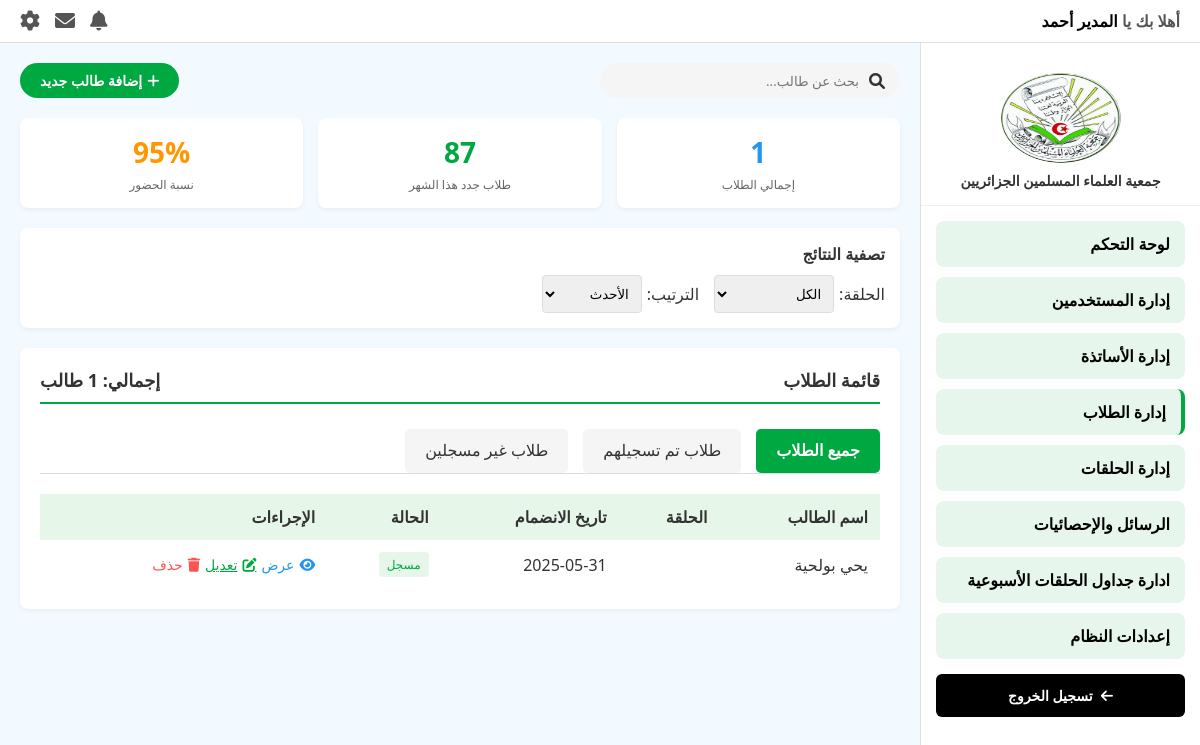
Screenshot of /admin/admin-students.php with the database file from the repository.
### tables this page shows
CREATE TABLE `users` (
  `id` int(11) UNSIGNED NOT NULL,
  `email` varchar(128) NOT NULL,
  `first_name` varchar(128) NOT NULL,
  `last_name` varchar(128) NOT NULL,
  `password` varchar(255) NOT NULL,
  `gender` enum('male','female') NOT NULL,
  `phone` varchar(20) DEFAULT NULL,
  `date_of_birth` date DEFAULT NULL,
  `place_of_birth` varchar(128) DEFAULT NULL,
  `address` text DEFAULT NULL,
  `academic_level` varchar(255) DEFAULT NULL,
  `user_type` enum('student','teacher','admin','super_admin') NOT NULL,
  `created_at` timestamp NOT NULL DEFAULT current_timestamp(),
  `updated_at` timestamp NOT NULL DEFAULT current_timestamp() ON UPDATE current_timestamp()
);

CREATE TABLE `students` (
  `id` int(11) UNSIGNED NOT NULL,
  `user_id` int(11) UNSIGNED NOT NULL,
  `student_code` varchar(20) NOT NULL,
  `parent_name` varchar(128) DEFAULT NULL,
  `notes` text DEFAULT NULL,
  `enrollment_date` date DEFAULT current_timestamp(),
  `registered` tinyint(1) NOT NULL
);

### admin/admin-students.php (the view, shortened to what this page needs)
<?php
require_once __DIR__ . '/template/header.php';
$user_type = "student";
$order = $_GET['order'] ?? 'newest';
$tab = $_GET['tab'] ?? 'all';
switch ($order) {
    case 'newest':
    default:
        $orderBy = 'id DESC';
        break;
}
$query = "SELECT u.* FROM users u
          INNER JOIN students s ON u.id = s.user_id
          WHERE u.user_type = ?";
$query .= " ORDER BY $orderBy";
$stmt = $db->prepare($query);
$stmt->execute([$user_type]);
$students = $stmt->fetchAll(PDO::FETCH_ASSOC);
?>
<link rel="stylesheet" href="CSS/admin-students.css">
<div class="content">
    <div class="search-bar">
        <div class="search-input">
            <i class="fas fa-search"></i>
            <input type="text" placeholder="بحث عن طالب...">
        </div>
        <button class="add-btn" id="openAddStudentModal">
            <i class="fas fa-plus"></i> إضافة طالب جديد
        </button>
    </div>
    <div class="stats-cards">
        <div class="stat-card">
            <div class="number blue"><?= count($students) ?></div>
            <div class="label">إجمالي الطلاب</div>
        </div>
        <div class="stat-card">
            <div class="number green">87</div>
            <div class="label">طلاب جدد هذا الشهر</div>
        </div>
        <div class="stat-card">
            <div class="number orange">95%</div>
            <div class="label">نسبة الحضور</div>
        </div>
    </div>
    <div class="filter-section">
        <div class="filter-title">تصفية النتائج</div>
        <div class="filter-options">
            <div class="filter-option">
                <label>الحلقة:</label>
                <select class="filter-select">
                    <option value="all">الكل</option>
                </select>
            </div>
            <div class="filter-option">
                <label>الترتيب:</label>
                <form method="get" id="orderForm">
                    <select class="filter-select" name="order" onchange="document.getElementById('orderForm').submit()">
                        <option value="newest" <?= (!isset($_GET['order']) || $_GET['order'] == 'newest') ? 'selected' : '' ?>>الأحدث</option>
                    </select>
                </form>
            </div>
        </div>
    </div>
    <div class="admin-section">
        <div class="section-title">
            قائمة الطلاب
            <span>إجمالي: <?= count($students) ?> طالب</span>
        </div>
        <div class="tabs">
            <a href="?tab=all<?= isset($_GET['order']) ? '&order=' . $_GET['order'] : '' ?>"
               class="tab <?= $tab === 'all' ? 'active' : '' ?>">جميع الطلاب</a>
            <a href="?tab=registered<?= isset($_GET['order']) ? '&order=' . $_GET['order'] : '' ?>"
               class="tab <?= $tab === 'registered' ? 'active' : '' ?>">طلاب تم تسجيلهم</a>
            <a href="?tab=unregistered<?= isset($_GET['order']) ? '&order=' . $_GET['order'] : '' ?>"
               class="tab <?= $tab === 'unregistered' ? 'active' : '' ?>">طلاب غير مسجلين</a>
        </div>
        <table class="admin-table">
            <thead>
                <tr>
                    <th>اسم الطالب</th>
                    <th>الحلقة</th>
                    <th>تاريخ الانضمام</th>
                    <th>الحالة</th>
                    <th>الإجراءات</th>
                </tr>
            </thead>
            <tbody>
                <?php foreach ($students as $student) {
                    $query = $db->prepare("SELECT * FROM students WHERE user_id = ?");
                    $query->execute([$student['id']]);
                    $data = $query->fetchAll(PDO::FETCH_ASSOC);
                    $bgColor = match ($data[0]['registered']) {
                        1 => 'status-active',
                        0 => 'status-inactive'
                    };
                ?>
                    <tr>
                        <td><?= $student['first_name'] . " " . $student['last_name'] ?></td>
                        <td><?= $group[0]['group_name'] ?? "" ?></td>
                        <td><?= $data[0]['enrollment_date'] ?></td>
                        <td><span class="status <?= $bgColor ?>"><?= $data[0]['registered'] == 1 ? "مسجل" : "غير مسجل" ?></span></td>
                        <td>
                            <div class="action-buttons">
                                <button class="action-button view"><i class="fas fa-eye"></i> عرض</button>
                                <a href="edit-user.php?id=<?= $student['id'] ?>" class="action-button edit-user">
                                    <i class="fas fa-edit"></i> تعديل
                                </a>
                                <form action="<?= htmlspecialchars($_SERVER['PHP_SELF']) ?>" method="POST" style="display: inline;">
                                    <button class="action-button delete" type="submit" onclick="return confirm('هل أنت متأكد من حذف هذا المستخدم؟')">
                                        <i class="fas fa-trash"></i> حذف
                                    </button>
                                </form>
                            </div>
                        </td>
                    </tr>
                <?php } ?>
            </tbody>
        </table>
    </div>
</div>
</div>
</body>
</html>

### admin/CSS/admin-students.css (style rules this page uses)
* { margin: 0; padding: 0; box-sizing: border-box; font-family: 'Segoe UI', Arial, sans-serif; }
body { background-color: #F2F9FF; color: #333; }
.content { flex: 1; padding: 20px; }
.search-bar { display: flex; justify-content: space-between; margin-bottom: 20px; }
.search-input { display: flex; align-items: center; background-color: #f5f5f5; border-radius: 20px; padding: 8px 15px; width: 300px; }
.search-input input { border: none; background: transparent; width: 100%; padding-right: 10px; outline: none; }
.add-btn { background-color: #00A841; color: white; border: none; padding: 8px 20px; border-radius: 20px; cursor: pointer; font-size: 14px; font-weight: 600; display: flex; align-items: center; gap: 5px; }
.stats-cards { display: flex; gap: 15px; margin-bottom: 20px; }
.stat-card { flex: 1; background-color: white; border-radius: 8px; padding: 15px; box-shadow: 0 2px 4px rgba(0,0,0,0.05); text-align: center; }
.stat-card .number { font-size: 28px; font-weight: bold; margin-bottom: 5px; }
.stat-card .label { color: #666; font-size: 12px; }
.blue { color: #2196F3; }
.green { color: #00A841; }
.orange { color: #FF9800; }
.filter-section { background-color: white; border-radius: 8px; padding: 15px; margin-bottom: 20px; box-shadow: 0 2px 4px rgba(0,0,0,0.05); }
.filter-title { font-weight: bold; margin-bottom: 10px; }
.filter-options { display: flex; gap: 15px; flex-wrap: wrap; }
.filter-option { display: flex; align-items: center; gap: 5px; }
.filter-select { padding: 8px; border-radius: 4px; border: 1px solid #ddd; outline: none; }
.admin-section { background-color: white; border-radius: 8px; padding: 20px; box-shadow: 0 2px 4px rgba(0,0,0,0.05); margin-bottom: 20px; }
.section-title { font-size: 18px; font-weight: bold; margin-bottom: 15px; display: flex; justify-content: space-between; align-items: center; }
.admin-table { width: 100%; border-collapse: collapse; }
.admin-table th { background-color: #E6F7E9; padding: 12px; text-align: right; font-weight: bold; }
.admin-table td { padding: 12px; border-bottom: 1px solid #eee; }
.admin-table tr:last-child td { border-bottom: none; }
.status { padding: 4px 8px; border-radius: 4px; font-size: 12px; display: inline-block; }
.status-active { background-color: #E6F7E9; color: #00A841; }
.action-buttons { display: flex; gap: 5px; }
.action-button { background-color: transparent; border: none; color: #00A841; cursor: pointer; font-size: 14px; display: flex; align-items: center; gap: 5px; }
.action-button.delete { color: #ff5252; }
.action-button.view { color: #2196F3; }
.tabs { display: flex; border-bottom: 1px solid #ddd; margin-bottom: 20px; }
.tab { padding: 10px 15px; margin-left: 5px; cursor: pointer; border-bottom: 2px solid transparent; }
.tab.active { border-bottom: 2px solid #00A841; color: #00A841; font-weight: bold; }

### admin/template/header.php (style rules this page uses)
* { margin: 0; padding: 0; box-sizing: border-box; font-family: 'Segoe UI', Arial, sans-serif; }
body { background-color: #F2F9FF; color: #333; }

### admin/admin-students.php (style rules this page uses)
.section-title { border-bottom: 2px solid #00A841; padding-bottom: 10px; margin-bottom: 25px; }
.tabs { display: flex; gap: 10px; margin-bottom: 20px; }
.tab { padding: 10px 20px; background-color: #f5f5f5; border-radius: 5px; cursor: pointer; text-decoration: none; color: #333; transition: all 0.3s ease; }
.tab.active { background-color: #00A841; color: white; }

### rows the page displays
users: first_name "يحي", last_name "بولحية", students.enrollment_date "2025-05-31"

### other values shown
count($students) "1"
